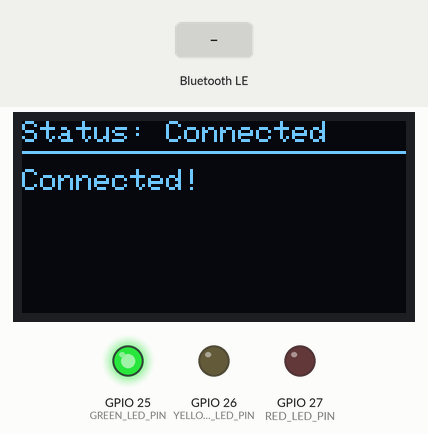
Bench run of a sketch on a simulated ESP32. Shown: 128×64 one-colour display, output pins drawn as LEDs (lit = HIGH). The inputs (shaded band) are chosen by the test bench. Nothing arrives over Bluetooth unless stated; a phone connects over Bluetooth LE 3 s after start; what the sketch prints to the serial monitor is not drawn.

Above: at 3.7 s.
3.8 s: Bluetooth LE write "Connecting..." received
At 4.4 s:
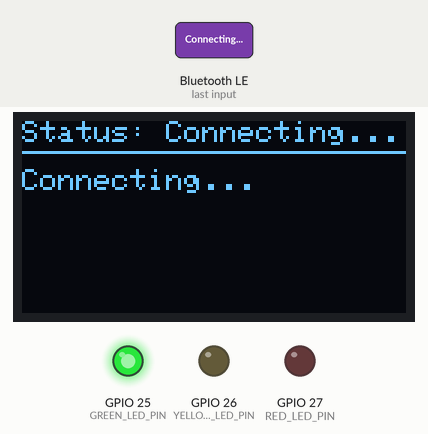
5.3 s: Bluetooth LE write "Disconnected" received
At 6.5 s:
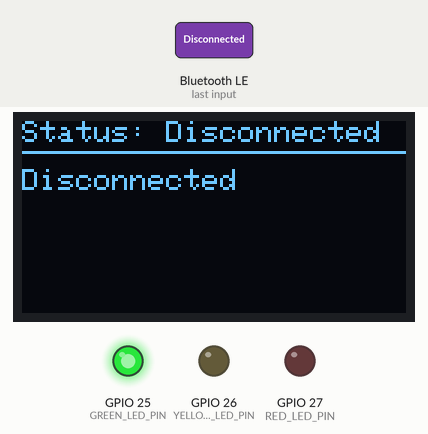
6.8 s: Bluetooth LE write "1" received
At 7.9 s:
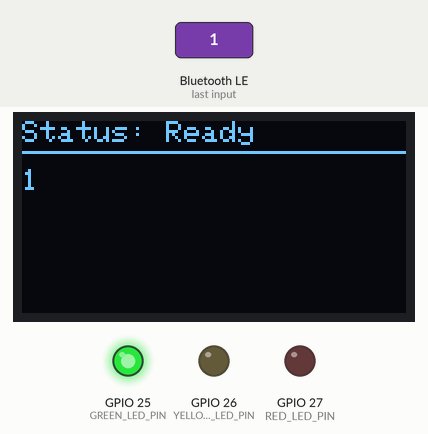
8.3 s: Bluetooth LE write "0" received
At 9.1 s:
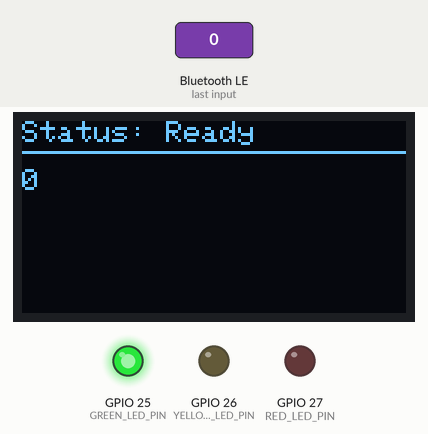
9.8 s: Bluetooth LE write "Connected!" received
At 10.2 s:
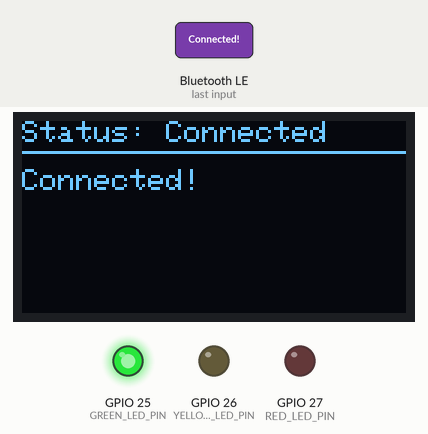
11.3 s: Bluetooth LE write "2" received
At 12.5 s:
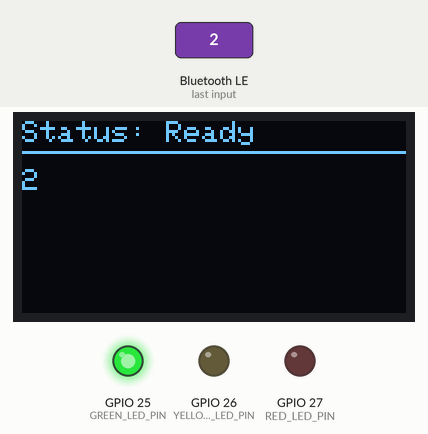
Timing chart, 0 to 13.8 s (numbered marks = the images above; inputs shaded):
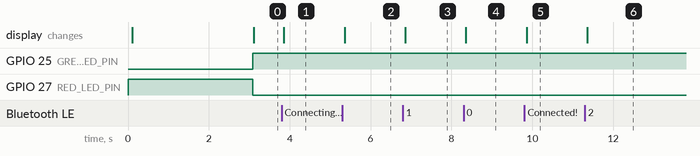

The sketch:

main.ino
```cpp
#include "BLEManager.h"
#include "DisplayManager.h"
#include "LEDController.h"

#define SDA_PIN 32
#define SCL_PIN 33
#define RED_LED_PIN 27
#define YELLOW_LED_PIN 26
#define GREEN_LED_PIN 25
#define DEVICE_NAME "ESP32_OLED_Status"

BLEManager bleManager(DEVICE_NAME);
DisplayManager displayManager(SDA_PIN, SCL_PIN);
LEDController ledController(RED_LED_PIN, YELLOW_LED_PIN, GREEN_LED_PIN);

void onMessageReceived(String message)
{
    displayManager.displayText(message);
}

void onConnectionStateChanged(bool connected, bool connecting)
{
    ledController.updateLEDs(connected, connecting);

    if (connected)
    {
        displayManager.displayText("Connected!");
    }
    else if (connecting)
    {
        displayManager.displayText("Connecting...");
    }
    else
    {
        displayManager.displayText("Disconnected");
    }
}

void setup()
{
    Serial.begin(115200);

    ledController.init();
    ledController.setDisconnected();

    displayManager.init();
    displayManager.displayText("Starting BLE...");

    bleManager.init();
    bleManager.setMessageCallback(onMessageReceived);
    bleManager.setConnectionCallback(onConnectionStateChanged);

    Serial.println("BLE OLED Display with Status LEDs Ready!");
    Serial.println("Waiting for client connection...");

    displayManager.displayText("Ready for connection");
}

void loop()
{
    bleManager.update();

    delay(100);
}
```

BLEManager.cpp
```cpp
#include "BLEManager.h"

class BLEManager::ServerCallbacks: public BLEServerCallbacks {
  private:
    BLEManager* _manager;

  public:
    ServerCallbacks(BLEManager* manager) : _manager(manager) {}

    void onConnect(BLEServer* pServer) {
      _manager->_deviceConnected = true;
      _manager->_connecting = false;
      Serial.println("Device connected");

      if (_manager->_connectionCallback) {
        _manager->_connectionCallback(true, false);
      }
    }

    void onDisconnect(BLEServer* pServer) {
      _manager->_deviceConnected = false;
      Serial.println("Device disconnected");

      if (_manager->_connectionCallback) {
        _manager->_connectionCallback(false, false);
      }
    }
};

class BLEManager::CharacteristicCallbacks: public BLECharacteristicCallbacks {
  private:
    BLEManager* _manager;

  public:
    CharacteristicCallbacks(BLEManager* manager) : _manager(manager) {}

    void onWrite(BLECharacteristic *pCharacteristic) {
      std::string stdValue = pCharacteristic->getValue();
      String value = String(stdValue.c_str());

      if (value.length() > 0) {
        Serial.print("Received: ");
        Serial.println(value);

        if (_manager->_messageCallback) {
          _manager->_messageCallback(value);
        }
      }
    }
};

BLEManager::BLEManager(const char* deviceName) {
  _deviceName = deviceName;
}

void BLEManager::init() {
  BLEDevice::init(_deviceName);

  _pServer = BLEDevice::createServer();
  _pServer->setCallbacks(new ServerCallbacks(this));

  BLEService *pService = _pServer->createService(SERVICE_UUID);

  _pCharacteristic = pService->createCharacteristic(
                      CHARACTERISTIC_UUID,
                      BLECharacteristic::PROPERTY_READ   |
                      BLECharacteristic::PROPERTY_WRITE  |
                      BLECharacteristic::PROPERTY_NOTIFY
                    );

  _pCharacteristic->addDescriptor(new BLE2902());

  _pCharacteristic->setCallbacks(new CharacteristicCallbacks(this));

  pService->start();

  BLEAdvertising *pAdvertising = BLEDevice::getAdvertising();
  pAdvertising->addServiceUUID(SERVICE_UUID);
  pAdvertising->setScanResponse(true);
  pAdvertising->setMinPreferred(0x06);
  pAdvertising->setMinPreferred(0x12);
  BLEDevice::startAdvertising();

  _connecting = true;
  _connectingStartTime = millis();

  if (_connectionCallback) {
    _connectionCallback(false, true);
  }
}

void BLEManager::update() {
  if (_connecting && (millis() - _connectingStartTime > _connectingTimeout)) {
    _connecting = false;

    if (_connectionCallback) {
      _connectionCallback(false, false);
    }
  }

  if (!_deviceConnected && _oldDeviceConnected) {
    delay(500);
    _pServer->startAdvertising();
    Serial.println("Started advertising again");

    _connecting = true;
    _connectingStartTime = millis();

    if (_connectionCallback) {
      _connectionCallback(false, true);
    }

    _oldDeviceConnected = _deviceConnected;
  }

  if (_deviceConnected && !_oldDeviceConnected) {
    _oldDeviceConnected = _deviceConnected;
  }
}

bool BLEManager::isConnected() {
  return _deviceConnected;
}

bool BLEManager::isConnecting() {
  return _connecting;
}

void BLEManager::setMessageCallback(void (*callback)(String)) {
  _messageCallback = callback;
}

void BLEManager::setConnectionCallback(void (*callback)(bool, bool)) {
  _connectionCallback = callback;
}
```

BLEManager.h
```cpp
#ifndef BLE_MANAGER_H
#define BLE_MANAGER_H

#include <BLEDevice.h>
#include <BLEServer.h>
#include <BLEUtils.h>
#include <BLE2902.h>
#include <Arduino.h>

class BLEManager {
  public:
    BLEManager(const char* deviceName);
    void init();
    void update();
    bool isConnected();
    bool isConnecting();
    void setMessageCallback(void (*callback)(String));
    void setConnectionCallback(void (*callback)(bool, bool));

  private:
    const char* _deviceName;
    BLEServer* _pServer = NULL;
    BLECharacteristic* _pCharacteristic = NULL;
    bool _deviceConnected = false;
    bool _oldDeviceConnected = false;
    bool _connecting = false;
    unsigned long _connectingStartTime = 0;
    const long _connectingTimeout = 5000;

    void (*_messageCallback)(String) = NULL;
    void (*_connectionCallback)(bool, bool) = NULL;

    const char* SERVICE_UUID = "4fafc201-1fb5-459e-8fcc-c5c9c331914b";
    const char* CHARACTERISTIC_UUID = "beb5483e-36e1-4688-b7f5-ea07361b26a8";

    class ServerCallbacks;
    class CharacteristicCallbacks;
};

#endif
```

DisplayManager.cpp
```cpp
#include "DisplayManager.h"

DisplayManager::DisplayManager(int sdaPin, int sclPin)
  : _sdaPin(sdaPin),
    _sclPin(sclPin),
    _display(SCREEN_WIDTH, SCREEN_HEIGHT, &Wire, OLED_RESET) {
}

void DisplayManager::init() {
  Wire.begin(_sdaPin, _sclPin);

  if(!_display.begin(SSD1306_SWITCHCAPVCC, SCREEN_ADDRESS)) {
    Serial.println(F("SSD1306 allocation failed"));
    for(;;);
  }

  _display.clearDisplay();
  _display.setTextSize(1);
  _display.setTextColor(SSD1306_WHITE);
  _display.setCursor(0, 0);
  _display.println("Initializing...");
  _display.display();
}

void DisplayManager::displayText(String text) {
  _currentText = text;

  _display.clearDisplay();
  _display.setTextSize(1);
  _display.setTextColor(SSD1306_WHITE);
  _display.setCursor(0, 0);

  _display.print("Status: ");
  _display.print(text == "Connected!" ? "Connected" :
                (text == "Connecting..." ? "Connecting..." :
                (text == "Disconnected" ? "Disconnected" : "Ready")));

  _display.drawLine(0, 10, _display.width(), 10, SSD1306_WHITE);

  _display.setCursor(0, 16);
  _display.setTextSize(1);

  int16_t x1, y1;
  uint16_t w, h;
  int16_t xpos = 0;
  int16_t ypos = 16;

  for (unsigned int i = 0; i < _currentText.length(); i++) {
    char c = _currentText.charAt(i);

    _display.getTextBounds(String(c), xpos, ypos, &x1, &y1, &w, &h);

    if (xpos + w > SCREEN_WIDTH) {
      xpos = 0;
      ypos += h + 2;
    }

    if (ypos > SCREEN_HEIGHT) break;

    _display.setCursor(xpos, ypos);
    _display.print(c);

    xpos += w;
  }

  _display.display();
}
```

DisplayManager.h
```cpp
#ifndef DISPLAY_MANAGER_H
#define DISPLAY_MANAGER_H

#include <Wire.h>
#include <Adafruit_GFX.h>
#include <Adafruit_SSD1306.h>
#include <Arduino.h>

class DisplayManager {
  public:
    DisplayManager(int sdaPin, int sclPin);
    void init();
    void displayText(String text);

  private:
    int _sdaPin;
    int _sclPin;
    String _currentText = "";

    static const int SCREEN_WIDTH = 128;
    static const int SCREEN_HEIGHT = 64;
    static const int OLED_RESET = -1;
    static const int SCREEN_ADDRESS = 0x3C;

    Adafruit_SSD1306 _display;
};

#endif 
```

LEDController.cpp
```cpp
#include "LEDController.h"

LEDController::LEDController(int redPin, int yellowPin, int greenPin)
  : _redPin(redPin),
    _yellowPin(yellowPin),
    _greenPin(greenPin) {
}

void LEDController::init() {
  pinMode(_redPin, OUTPUT);
  pinMode(_yellowPin, OUTPUT);
  pinMode(_greenPin, OUTPUT);

  digitalWrite(_redPin, LOW);
  digitalWrite(_yellowPin, LOW);
  digitalWrite(_greenPin, LOW);
}

void LEDController::updateLEDs(bool connected, bool connecting) {
  if (connected) {
    setConnected();
  } else if (connecting) {
    setConnecting();
  } else {
    setDisconnected();
  }
}

void LEDController::setConnected() {
  digitalWrite(_greenPin, HIGH);
  digitalWrite(_yellowPin, LOW);
  digitalWrite(_redPin, LOW);
}

void LEDController::setConnecting() {
  digitalWrite(_greenPin, LOW);
  digitalWrite(_yellowPin, HIGH);
  digitalWrite(_redPin, LOW);
}

void LEDController::setDisconnected() {
  digitalWrite(_greenPin, LOW);
  digitalWrite(_yellowPin, LOW);
  digitalWrite(_redPin, HIGH);
}
```

LEDController.h
```cpp
#ifndef LED_CONTROLLER_H
#define LED_CONTROLLER_H

#include <Arduino.h>

class LEDController {
  public:
    LEDController(int redPin, int yellowPin, int greenPin);
    void init();
    void updateLEDs(bool connected, bool connecting);
    void setConnected();
    void setConnecting();
    void setDisconnected();

  private:
    int _redPin;
    int _yellowPin;
    int _greenPin;
};

#endif
```

Measured:
- after the input at 3.8 s, the display: changes after 0.06 s (image 1)
- after the input at 5.3 s, the display: changes after 0.06 s (image 2)
- after the input at 6.8 s, the display: changes after 0.06 s (image 3)
- after the input at 8.3 s, the display: changes after 0.06 s (image 4)
- after the input at 9.8 s, the display: changes after 0.06 s (image 5)
- after the input at 11.3 s, the display: changes after 0.06 s (image 6)
